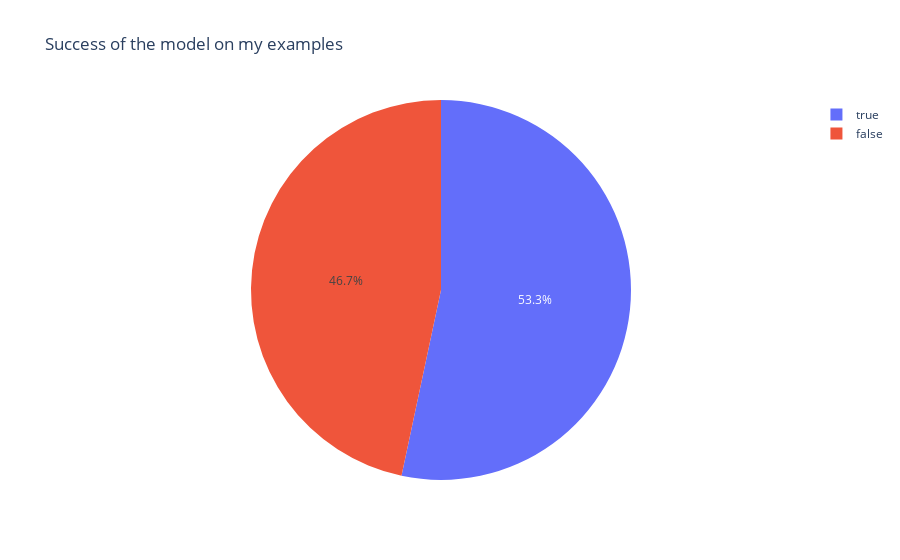

The cell this chart's notebook holds for it:
### Code cell
import plotly.express as px

fig = px.pie(summary, names='Success', title ='Success of the model on my examples')
fig.show()

### Figure 1 — Plotly figure (JSON) as saved in the notebook; plotly's stock layout.template omitted (floating-point values rounded to 4 significant figures)
{"data": [{"domain": {"x": [0.0, 1.0], "y": [0.0, 1.0]}, "hovertemplate": "Success=%{label}<extra></extra>", "labels": [true, true, false, true, false, true, false, false, true, true, true, false, false, true, false, false, false, true, true, true, true, false, false, true, false, false, true, false, true, true], "legendgroup": "", "name": "", "showlegend": true, "type": "pie"}], "layout": {"legend": {"tracegroupgap": 0}, "title": {"text": "Success of the model on my examples"}}}
